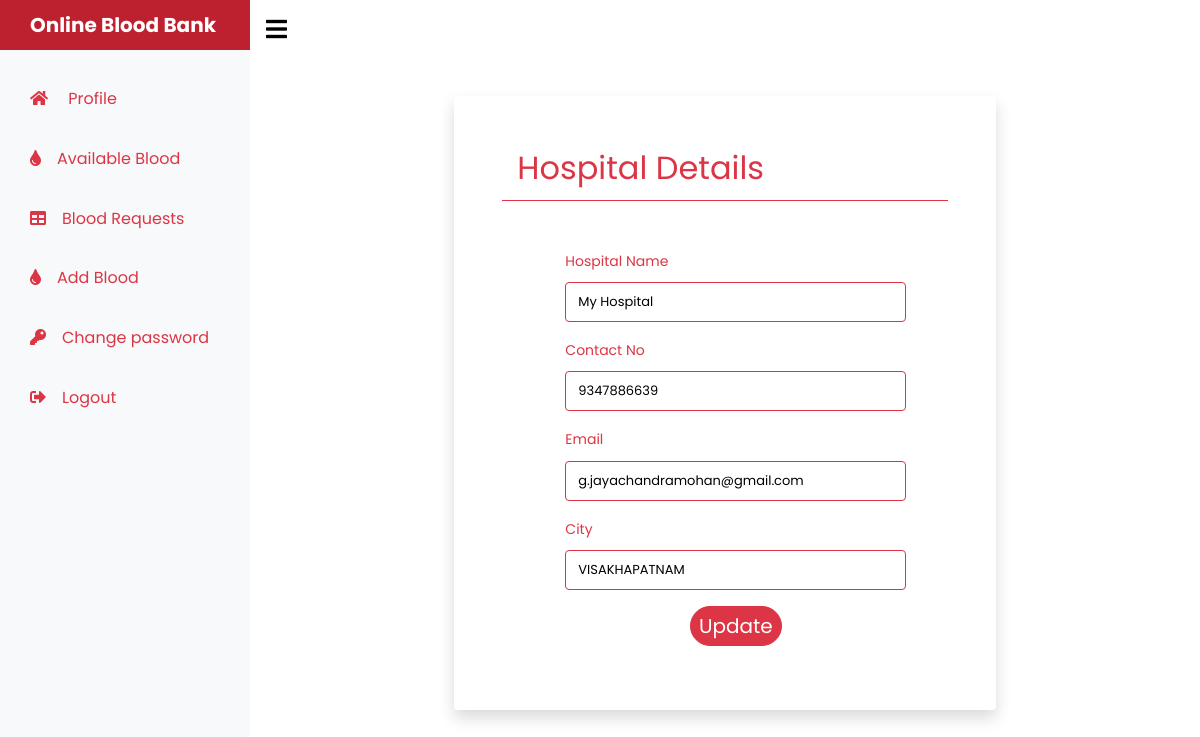
Page /Hospital/index.php (signed in) on the committed database.
### tables this page shows
CREATE TABLE `hospitals` (
  `sno` int(11) NOT NULL,
  `hospitalName` varchar(225) NOT NULL,
  `contactNo` varchar(13) NOT NULL,
  `email` varchar(100) NOT NULL,
  `city` varchar(100) NOT NULL,
  `password` varchar(225) NOT NULL,
  `datm` timestamp NOT NULL DEFAULT current_timestamp()
);

### Hospital/index.php (the view, shortened to what this page needs)
<?PHP
include './../includes/databaseConnection.php';
$HospitalLogin = $_SESSION['HospitalLogin'];
$SelectHospital = mysqli_query($connect,"SELECT * FROM `hospitals` WHERE `sno` = '$HospitalLogin'");
$SelectHospitalRow = mysqli_fetch_array($SelectHospital);
?>
	<!doctype html>
	<html lang="en">
	<head>
		<link rel="stylesheet" href="https://cdnjs.cloudflare.com/ajax/libs/font-awesome/5.15.3/css/all.min.css" />
		<link rel="stylesheet" href="./../assets/css/style.css"> </head>
	<body>
		<div class="wrapper d-flex align-items-stretch">
			<?PHP include './includes/header.php';?>
				<div id="content" class="p-4 p-md-12 pt-5">
					<div class="container col-md-8 ">
						<div class="container mt-5 z-index">
							<div class="container overflow-hidden mt-5 p-5 bg-white rounded text-white shadow rounded bg-body ">
								<div class="container border-bottom border-danger mb-5">
									<div class="head  mt-0 pl-0">
										<h2 class="text-danger fw-bold large">Hospital Details</h2>
									</div>
								</div>
								<div class="col-sm-10 ml-5 mt-3">
									<form method="post" action="<?php echo $_SERVER['PHP_SELF']; ?>" class="md-5">
										<div class="mb-3 text-danger">
											<label for="HospitalName" class="form-label">Hospital Name</label>
											<input type="text" name="HospitalName" id="HospitalName" value="<?PHP echo $SelectHospitalRow['hospitalName'];?>" class="form-control border-danger border shadow-none"  required/>
										</div>
										<div class="mb-3 text-danger ">
											<label for="contactNo" class="form-label">Contact No</label>
											<input type="phone" name="HospitalContactNo" id="contactNo" value="<?PHP echo $SelectHospitalRow['contactNo'];?>" class="form-control border-danger border shadow-none"  required/>
										</div>
										<div class="mb-3 text-danger">
											<label for="email" class="form-label">Email</label>
											<input type="email" name="HospitalEmail" id="email"  value="<?PHP echo $SelectHospitalRow['email'];?>" class="form-control border-danger border shadow-none"  required/>
										</div>
										<div class="mb-3 text-danger ">
											<label for="city" class="form-label">City</label>
											<input type="text" name="HospitalCity"  id="city" value="<?PHP echo $SelectHospitalRow['city'];?>" class="form-control border-danger  border shadow-none"  required/>
										</div>
										<div class=" mb-3 text-danger text-center mt-2">
											<input type="submit" class="btn btn-sm btn-danger fw-bold rounded-pill " name="Update" style="font-size:20px;" value="Update" />
										</div>
									</form>
								</div>
							</div>
						</div>
					</div>
				</div>
	</body>
	</html>

### rows in the picture
hospitals: HospitalName "My Hospital", HospitalContactNo "9347886639", HospitalEmail "g.jayachandramohan@gmail.com", HospitalCity "VISAKHAPATNAM"
